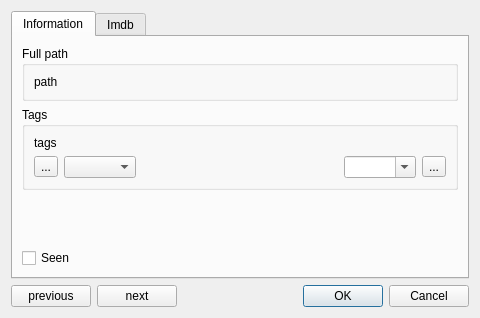
<?xml version="1.0" encoding="UTF-8"?>
<ui version="4.0">
 <class>EditMediaDialog</class>
 <widget class="QDialog" name="EditMediaDialog">
  <property name="geometry">
   <rect>
    <x>0</x>
    <y>0</y>
    <width>480</width>
    <height>318</height>
   </rect>
  </property>
  <property name="windowTitle">
   <string>Informations</string>
  </property>
  <layout class="QVBoxLayout" name="verticalLayout">
   <item>
    <widget class="QTabWidget" name="tabWidget">
     <property name="currentIndex">
      <number>0</number>
     </property>
     <widget class="QWidget" name="infoTab">
      <attribute name="title">
       <string>Information</string>
      </attribute>
      <layout class="QVBoxLayout" name="verticalLayout_2">
       <item>
        <widget class="QGroupBox" name="groupBox">
         <property name="title">
          <string>Full path</string>
         </property>
         <layout class="QVBoxLayout" name="verticalLayout_4">
          <item>
           <widget class="QLabel" name="mediaNameLabel">
            <property name="styleSheet">
             <string notr="true"/>
            </property>
            <property name="text">
             <string notr="true">path</string>
            </property>
           </widget>
          </item>
         </layout>
        </widget>
       </item>
       <item>
        <widget class="QGroupBox" name="tagGroupBox">
         <property name="title">
          <string>Tags</string>
         </property>
         <layout class="QVBoxLayout" name="verticalLayout_3">
          <item>
           <widget class="QLabel" name="tagsLabel">
            <property name="text">
             <string>tags</string>
            </property>
           </widget>
          </item>
          <item>
           <layout class="QHBoxLayout" name="horizontalLayout">
            <item>
             <widget class="QToolButton" name="minusToolButton">
              <property name="text">
               <string notr="true">...</string>
              </property>
              <property name="icon">
               <iconset resource="../resources/MediaSpy.qrc">
                <normaloff>:/icons/minus.png</normaloff>:/icons/minus.png</iconset>
              </property>
             </widget>
            </item>
            <item>
             <widget class="QComboBox" name="minusComboBox">
              <property name="insertPolicy">
               <enum>QComboBox::InsertAlphabetically</enum>
              </property>
              <property name="sizeAdjustPolicy">
               <enum>QComboBox::AdjustToContentsOnFirstShow</enum>
              </property>
             </widget>
            </item>
            <item>
             <spacer name="horizontalSpacer_3">
              <property name="orientation">
               <enum>Qt::Horizontal</enum>
              </property>
              <property name="sizeHint" stdset="0">
               <size>
                <width>351</width>
                <height>21</height>
               </size>
              </property>
             </spacer>
            </item>
            <item>
             <widget class="QComboBox" name="plusComboBox">
              <property name="editable">
               <bool>true</bool>
              </property>
              <property name="insertPolicy">
               <enum>QComboBox::InsertAlphabetically</enum>
              </property>
              <property name="sizeAdjustPolicy">
               <enum>QComboBox::AdjustToContentsOnFirstShow</enum>
              </property>
             </widget>
            </item>
            <item>
             <widget class="QToolButton" name="plusToolButton">
              <property name="text">
               <string notr="true">...</string>
              </property>
              <property name="icon">
               <iconset resource="../resources/MediaSpy.qrc">
                <normaloff>:/icons/add.png</normaloff>:/icons/add.png</iconset>
              </property>
             </widget>
            </item>
           </layout>
          </item>
         </layout>
        </widget>
       </item>
       <item>
        <spacer name="verticalSpacer">
         <property name="orientation">
          <enum>Qt::Vertical</enum>
         </property>
         <property name="sizeHint" stdset="0">
          <size>
           <width>20</width>
           <height>40</height>
          </size>
         </property>
        </spacer>
       </item>
       <item>
        <widget class="QCheckBox" name="seenCheckBox">
         <property name="text">
          <string>Seen</string>
         </property>
         <property name="tristate">
          <bool>false</bool>
         </property>
        </widget>
       </item>
      </layout>
     </widget>
     <widget class="QWidget" name="imdbTab">
      <attribute name="icon">
       <iconset resource="../resources/MediaSpy.qrc">
        <normaloff>:/icons/imdb.png</normaloff>:/icons/imdb.png</iconset>
      </attribute>
      <attribute name="title">
       <string>Imdb</string>
      </attribute>
      <widget class="QCheckBox" name="removeInfoCheckBox">
       <property name="geometry">
        <rect>
         <x>370</x>
         <y>10</y>
         <width>121</width>
         <height>20</height>
        </rect>
       </property>
       <property name="text">
        <string>Remove data?</string>
       </property>
      </widget>
     </widget>
    </widget>
   </item>
   <item>
    <layout class="QHBoxLayout" name="buttonsLayout">
     <item>
      <widget class="QPushButton" name="previousButton">
       <property name="text">
        <string>previous</string>
       </property>
      </widget>
     </item>
     <item>
      <widget class="QPushButton" name="nextButton">
       <property name="text">
        <string>next</string>
       </property>
      </widget>
     </item>
     <item>
      <spacer name="horizontalSpacer">
       <property name="orientation">
        <enum>Qt::Horizontal</enum>
       </property>
       <property name="sizeHint" stdset="0">
        <size>
         <width>40</width>
         <height>20</height>
        </size>
       </property>
      </spacer>
     </item>
     <item>
      <widget class="QDialogButtonBox" name="buttonBox">
       <property name="orientation">
        <enum>Qt::Horizontal</enum>
       </property>
       <property name="standardButtons">
        <set>QDialogButtonBox::Cancel|QDialogButtonBox::Ok</set>
       </property>
      </widget>
     </item>
    </layout>
   </item>
   <item>
    <layout class="QVBoxLayout" name="statusBarLayout"/>
   </item>
  </layout>
 </widget>
 <resources>
  <include location="../resources/MediaSpy.qrc"/>
 </resources>
 <connections>
  <connection>
   <sender>buttonBox</sender>
   <signal>accepted()</signal>
   <receiver>EditMediaDialog</receiver>
   <slot>accept()</slot>
   <hints>
    <hint type="sourcelabel">
     <x>248</x>
     <y>254</y>
    </hint>
    <hint type="destinationlabel">
     <x>157</x>
     <y>274</y>
    </hint>
   </hints>
  </connection>
  <connection>
   <sender>buttonBox</sender>
   <signal>rejected()</signal>
   <receiver>EditMediaDialog</receiver>
   <slot>reject()</slot>
   <hints>
    <hint type="sourcelabel">
     <x>316</x>
     <y>260</y>
    </hint>
    <hint type="destinationlabel">
     <x>286</x>
     <y>274</y>
    </hint>
   </hints>
  </connection>
 </connections>
</ui>
